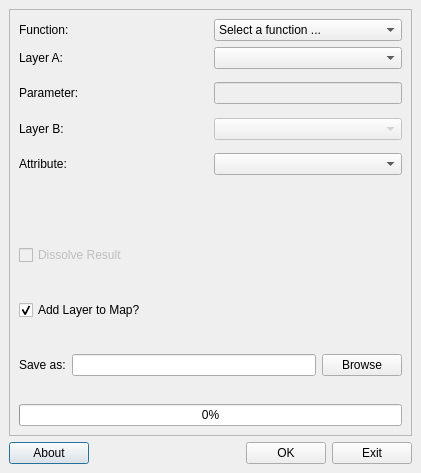
<ui version="4.0" >
 <class>Geoprocessing</class>
 <widget class="QDialog" name="Geoprocessing" >
  <property name="geometry" >
   <rect>
    <x>0</x>
    <y>0</y>
    <width>421</width>
    <height>473</height>
   </rect>
  </property>
  <property name="sizePolicy" >
   <sizepolicy vsizetype="Preferred" hsizetype="Minimum" >
    <horstretch>0</horstretch>
    <verstretch>0</verstretch>
   </sizepolicy>
  </property>
  <property name="windowTitle" >
   <string>Geoprocessing</string>
  </property>
  <layout class="QGridLayout" >
   <property name="margin" >
    <number>9</number>
   </property>
   <property name="spacing" >
    <number>6</number>
   </property>
   <item row="0" column="0" >
    <layout class="QGridLayout" >
     <property name="margin" >
      <number>0</number>
     </property>
     <property name="spacing" >
      <number>6</number>
     </property>
     <item row="1" column="0" >
      <layout class="QHBoxLayout" >
       <property name="spacing" >
        <number>6</number>
       </property>
       <property name="margin" >
        <number>0</number>
       </property>
       <item>
        <widget class="QPushButton" name="btnAbout" >
         <property name="text" >
          <string>About</string>
         </property>
        </widget>
       </item>
       <item>
        <spacer>
         <property name="orientation" >
          <enum>Qt::Horizontal</enum>
         </property>
         <property name="sizeHint" stdset="0" >
          <size>
           <width>40</width>
           <height>20</height>
          </size>
         </property>
        </spacer>
       </item>
       <item>
        <widget class="QPushButton" name="btnOk" >
         <property name="text" >
          <string>OK</string>
         </property>
        </widget>
       </item>
       <item>
        <widget class="QPushButton" name="btnExit" >
         <property name="text" >
          <string>Exit</string>
         </property>
        </widget>
       </item>
      </layout>
     </item>
     <item row="0" column="0" >
      <layout class="QGridLayout" >
       <property name="margin" >
        <number>0</number>
       </property>
       <property name="spacing" >
        <number>6</number>
       </property>
       <item row="0" column="0" >
        <widget class="QFrame" name="frame" >
         <property name="frameShape" >
          <enum>QFrame::StyledPanel</enum>
         </property>
         <property name="frameShadow" >
          <enum>QFrame::Plain</enum>
         </property>
         <layout class="QGridLayout" >
          <property name="margin" >
           <number>9</number>
          </property>
          <property name="spacing" >
           <number>6</number>
          </property>
          <item row="0" column="0" >
           <layout class="QGridLayout" >
            <property name="margin" >
             <number>0</number>
            </property>
            <property name="spacing" >
             <number>6</number>
            </property>
            <item row="6" column="0" >
             <layout class="QHBoxLayout" >
              <property name="spacing" >
               <number>6</number>
              </property>
              <property name="margin" >
               <number>0</number>
              </property>
              <item>
               <widget class="QLabel" name="label" >
                <property name="text" >
                 <string>Layer B:</string>
                </property>
               </widget>
              </item>
              <item>
               <widget class="QComboBox" name="cmbLayerB" >
                <property name="enabled" >
                 <bool>false</bool>
                </property>
               </widget>
              </item>
             </layout>
            </item>
            <item row="9" column="0" >
             <spacer>
              <property name="orientation" >
               <enum>Qt::Vertical</enum>
              </property>
              <property name="sizeHint" stdset="0" >
               <size>
                <width>20</width>
                <height>40</height>
               </size>
              </property>
             </spacer>
            </item>
            <item row="4" column="0" >
             <spacer>
              <property name="orientation" >
               <enum>Qt::Vertical</enum>
              </property>
              <property name="sizeHint" stdset="0" >
               <size>
                <width>20</width>
                <height>40</height>
               </size>
              </property>
             </spacer>
            </item>
            <item row="4" column="0" >
             <layout class="QHBoxLayout" >
              <property name="spacing" >
               <number>6</number>
              </property>
              <property name="margin" >
               <number>0</number>
              </property>
              <item>
               <widget class="QLabel" name="label_6" >
                <property name="text" >
                 <string>Parameter:</string>
                </property>
               </widget>
              </item>
              <item>
               <widget class="QLineEdit" name="lineEditParameter" >
                <property name="enabled" >
                 <bool>false</bool>
                </property>
                <property name="sizePolicy" >
                 <sizepolicy vsizetype="Fixed" hsizetype="Minimum" >
                  <horstretch>0</horstretch>
                  <verstretch>0</verstretch>
                 </sizepolicy>
                </property>
                <property name="layoutDirection" >
                 <enum>Qt::LeftToRight</enum>
                </property>
                <property name="text" >
                 <string/>
                </property>
                <property name="cursorPosition" >
                 <number>0</number>
                </property>
               </widget>
              </item>
             </layout>
            </item>
            <item row="2" column="0" >
             <layout class="QHBoxLayout" >
              <property name="spacing" >
               <number>6</number>
              </property>
              <property name="margin" >
               <number>0</number>
              </property>
              <item>
               <widget class="QLabel" name="label_2" >
                <property name="text" >
                 <string>Layer A:</string>
                </property>
               </widget>
              </item>
              <item>
               <widget class="QComboBox" name="cmbLayerA" >
                <property name="sizePolicy" >
                 <sizepolicy vsizetype="Fixed" hsizetype="Minimum" >
                  <horstretch>0</horstretch>
                  <verstretch>0</verstretch>
                 </sizepolicy>
                </property>
               </widget>
              </item>
             </layout>
            </item>
            <item row="8" column="0" >
             <layout class="QHBoxLayout" >
              <property name="spacing" >
               <number>6</number>
              </property>
              <property name="margin" >
               <number>0</number>
              </property>
              <item>
               <widget class="QLabel" name="lblItems" >
                <property name="text" >
                 <string>Attribute:</string>
                </property>
               </widget>
              </item>
              <item>
               <widget class="QComboBox" name="cmbAttribA" >
                <property name="sizePolicy" >
                 <sizepolicy vsizetype="Fixed" hsizetype="Minimum" >
                  <horstretch>0</horstretch>
                  <verstretch>0</verstretch>
                 </sizepolicy>
                </property>
               </widget>
              </item>
             </layout>
            </item>
            <item row="0" column="0" >
             <layout class="QHBoxLayout" >
              <property name="spacing" >
               <number>6</number>
              </property>
              <property name="margin" >
               <number>0</number>
              </property>
              <item>
               <widget class="QLabel" name="label_4" >
                <property name="text" >
                 <string>Function:</string>
                </property>
               </widget>
              </item>
              <item>
               <widget class="QComboBox" name="cmbFunction" >
                <property name="sizePolicy" >
                 <sizepolicy vsizetype="Fixed" hsizetype="Minimum" >
                  <horstretch>0</horstretch>
                  <verstretch>0</verstretch>
                 </sizepolicy>
                </property>
                <item>
                 <property name="text" >
                  <string>Select a function ...</string>
                 </property>
                </item>
                <item>
                 <property name="text" >
                  <string>Buffer</string>
                 </property>
                </item>
                <item>
                 <property name="text" >
                  <string>Convex Hull</string>
                 </property>
                </item>
                <item>
                 <property name="text" >
                  <string>Difference A - B</string>
                 </property>
                </item>
                <item>
                 <property name="text" >
                  <string>Dissolve</string>
                 </property>
                </item>
                <item>
                 <property name="text" >
                  <string>Intersection</string>
                 </property>
                </item>
                <item>
                 <property name="text" >
                  <string>Union</string>
                 </property>
                </item>
               </widget>
              </item>
             </layout>
            </item>
            <item row="6" column="0" >
             <spacer>
              <property name="orientation" >
               <enum>Qt::Vertical</enum>
              </property>
              <property name="sizeHint" stdset="0" >
               <size>
                <width>20</width>
                <height>40</height>
               </size>
              </property>
             </spacer>
            </item>
           </layout>
          </item>
          <item row="3" column="0" >
           <spacer>
            <property name="orientation" >
             <enum>Qt::Vertical</enum>
            </property>
            <property name="sizeHint" stdset="0" >
             <size>
              <width>20</width>
              <height>40</height>
             </size>
            </property>
           </spacer>
          </item>
          <item row="4" column="0" >
           <layout class="QHBoxLayout" >
            <property name="spacing" >
             <number>6</number>
            </property>
            <property name="margin" >
             <number>0</number>
            </property>
            <item>
             <widget class="QCheckBox" name="chkBoxAddShape" >
              <property name="text" >
               <string>Add Layer to Map?</string>
              </property>
              <property name="checked" >
               <bool>true</bool>
              </property>
             </widget>
            </item>
           </layout>
          </item>
          <item row="5" column="0" >
           <spacer>
            <property name="orientation" >
             <enum>Qt::Vertical</enum>
            </property>
            <property name="sizeHint" stdset="0" >
             <size>
              <width>20</width>
              <height>40</height>
             </size>
            </property>
           </spacer>
          </item>
          <item row="8" column="0" >
           <layout class="QHBoxLayout" >
            <property name="spacing" >
             <number>6</number>
            </property>
            <property name="margin" >
             <number>0</number>
            </property>
            <item>
             <widget class="QProgressBar" name="progressBar" >
              <property name="value" >
               <number>0</number>
              </property>
              <property name="orientation" >
               <enum>Qt::Horizontal</enum>
              </property>
             </widget>
            </item>
           </layout>
          </item>
          <item row="6" column="0" >
           <layout class="QHBoxLayout" >
            <property name="spacing" >
             <number>6</number>
            </property>
            <property name="margin" >
             <number>0</number>
            </property>
            <item>
             <widget class="QLabel" name="label_3" >
              <property name="text" >
               <string>Save as:</string>
              </property>
             </widget>
            </item>
            <item>
             <widget class="QLineEdit" name="lineEditShapeDir" />
            </item>
            <item>
             <widget class="QPushButton" name="btnBrowse" >
              <property name="text" >
               <string>Browse</string>
              </property>
             </widget>
            </item>
           </layout>
          </item>
          <item row="7" column="0" >
           <spacer>
            <property name="orientation" >
             <enum>Qt::Vertical</enum>
            </property>
            <property name="sizeHint" stdset="0" >
             <size>
              <width>20</width>
              <height>40</height>
             </size>
            </property>
           </spacer>
          </item>
          <item row="8" column="0" >
           <layout class="QHBoxLayout" >
            <property name="spacing" >
             <number>6</number>
            </property>
            <property name="margin" >
             <number>0</number>
            </property>
           </layout>
          </item>
          <item row="2" column="0" >
           <layout class="QHBoxLayout" >
            <property name="spacing" >
             <number>6</number>
            </property>
            <property name="margin" >
             <number>0</number>
            </property>
            <item>
             <widget class="QCheckBox" name="chkBoxSelectedFeatures" >
              <property name="enabled" >
               <bool>false</bool>
              </property>
              <property name="text" >
               <string>Dissolve Result</string>
              </property>
             </widget>
            </item>
           </layout>
          </item>
          <item row="1" column="0" >
           <spacer>
            <property name="orientation" >
             <enum>Qt::Vertical</enum>
            </property>
            <property name="sizeHint" stdset="0" >
             <size>
              <width>20</width>
              <height>40</height>
             </size>
            </property>
           </spacer>
          </item>
         </layout>
        </widget>
       </item>
      </layout>
     </item>
    </layout>
   </item>
  </layout>
 </widget>
 <resources/>
 <connections/>
</ui>
